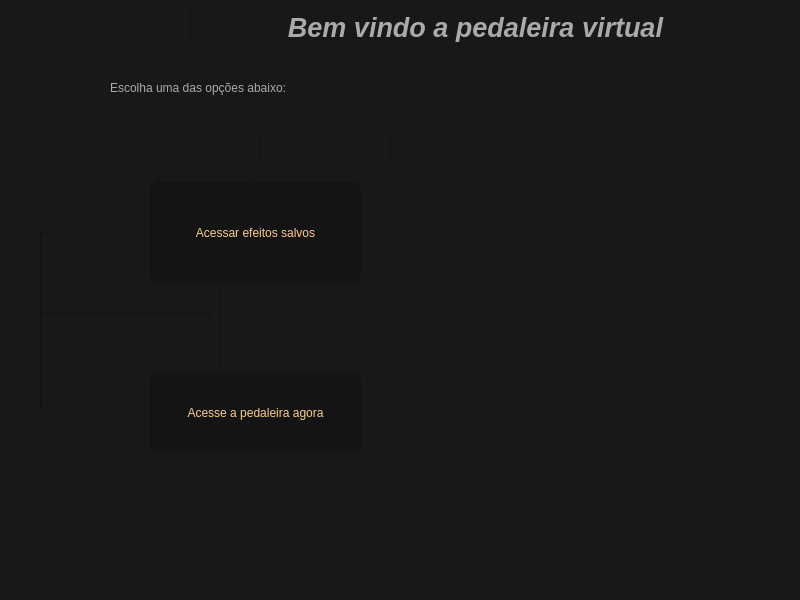
<?xml version="1.0" encoding="UTF-8"?>
<ui version="4.0">
 <class>MainWindow</class>
 <widget class="QMainWindow" name="MainWindow">
  <property name="geometry">
   <rect>
    <x>0</x>
    <y>0</y>
    <width>800</width>
    <height>600</height>
   </rect>
  </property>
  <property name="windowTitle">
   <string>MainWindow</string>
  </property>
  <property name="styleSheet">
   <string notr="true">/* Night Eyes theme v1.2.0 for Mod Organizer 2 by Ciathyza */
/* https://github.com/ciathyza/mo2-themes */

/* Main Window ---------------------------------------------------------------- */

QWidget
{
    background: #181818;
	color: #AAAAAA;
}

QWidget:disabled
{
	background: #181818;
    color: #808080;
}

QMainWindow::separator
{
	border: 0px;
}

QAbstractItemView
{
	background: #141414;
	alternate-background-color: #141414;
	show-decoration-selected: 1;
	selection-background-color: #001133;
	selection-color: #0099EE;
}

QAbstractItemView::item:hover
{
	color: #FFFFFF;
}

QAbstractItemView::item:selected
{
	background: #001133;
	color: #0099EE;
}

QAbstractScrollArea::corner
{
	background: #141414;
	border: 2px solid #181818;
	border-bottom-right-radius: 6px;
	margin: 0px -2px -2px 0px;
}

LinkLabel
{
  qproperty-linkColor: #3399FF;
}


/* Toolbar -------------------------------------------------------------------- */

QToolBar
{
	background: #181818;
	border: 1px solid #181818;
}

QToolBar::separator
{
	background: #181818;
}

QToolButton
{
	padding: 4px 1px;
	border-radius: 2px;
	margin: 4px 1px 0px 1px;
}

QToolButton:hover
{
	background: #282828;
}

QToolButton:pressed
{
	background: #181818;
}

QToolButton::menu-indicator
{
  width: 8px;
}


/* Left Pane &amp; File Trees ----------------------------------------------------- */

QTreeView
{
	border-radius: 6px;
}

QTreeView::branch:hover
{
	background: #181818;
	color: #FFFFFF;
}

QTreeView::branch:selected
{
	background: #001133;
	color: #0099EE;
}

QTreeView::item:selected
{
	background: #001133;
	color: #0099EE;
}

QTreeView::branch:has-children:!has-siblings:closed,
QTreeView::branch:closed:has-children:has-siblings
{
	image: url(:/stylesheet/branch-closed.png);
	border: 0px;
}

QTreeView::branch:open:has-children:!has-siblings,
QTreeView::branch:open:has-children:has-siblings
{
	image: url(:/stylesheet/branch-open.png);
	border: 0px;
}

QListView
{
	border-radius: 6px;
}

QListView::item:hover
{
	background: #242424;
	color: #FFCC88;
}

QListView::item:selected
{
	background: #001133;
	color: #0099EE;
}

QTextEdit
{
	background: #141414;
	border-radius: 6px;
}

QWebView
{
	background: #141414;
	border-radius: 6px;
}


/* Group Boxes ---------------------------------------------------------------- */

QGroupBox
{
	padding: 24px 4px;
	border: 2px solid #141414;
	border-radius: 10px;
}

QGroupBox::title
{
	subcontrol-origin: padding;
	subcontrol-position: top left;
	padding: 8px;
}


/* Search Boxes --------------------------------------------------------------- */

QLineEdit
{
    background: #141414;
	min-height: 14px;
	padding: 2px;
    border: 2px solid #141414;
    border-radius: 6px;
    margin-top: 3px;
}

QLineEdit:hover
{
	border: 2px solid #242424;
}


/* Most Dropdowns ------------------------------------------------------------- */

QComboBox
{
    background: #141414;
    min-height: 20px;
	padding-left: 5px;
    border: 2px solid #141414;
    border-radius: 6px;
    margin: 3px 0px 1px 0px;
}

QComboBox:hover
{
	border: 2px solid #242424;
}

QComboBox:on
{
	background: #181818;
	color: #FFCC88;
	border: 2px solid #181818;
}

QComboBox::drop-down
{
	width: 20px;
	subcontrol-origin: padding;
	subcontrol-position: top right;
	border: none;
}

QComboBox QAbstractItemView
{
	border: 0px;
}

QComboBox::down-arrow
{
	image: url(:/stylesheet/combobox-down.png);
}


/* Most Buttons --------------------------------------------------------------- */

QPushButton
{
    background: #141414;
    color: #FFCC88;
    min-height: 18px;
    padding: 2px 12px;
	border-radius: 6px;
}

QPushButton:hover
{
	background: #242424;
	color: #FFCC88;
}

QPushButton:pressed
{
	background: #181818;
	color: #FFCC88;
}

QPushButton:checked
{
	background: #181818;
	color: #FFCC88;
	margin: 4px;
}


/* Scroll Bars ---------------------------------------------------------------- */

/* Horizontal */

QScrollBar:horizontal
{
    background: #141414;
    height: 16px;
	border: 2px solid #181818;
    margin: 0px 23px -2px 23px;
}

QScrollBar::handle:horizontal
{
    background: #222222;
    min-width: 32px;
    border-radius: 6px;
	margin: 2px;
}

QScrollBar::add-line:horizontal
{
    background: #141414;
    width: 23px;
    subcontrol-position: right;
    subcontrol-origin: margin;
	border: 2px solid #181818;
	margin: 0px -2px -2px 0px;
}

QScrollBar::sub-line:horizontal
{
	background: #141414;
	width: 23px;
	subcontrol-position: left;
	subcontrol-origin: margin;
	border: 2px solid #181818;
	border-bottom-left-radius: 6px;
	margin: 0px 0px -2px -2px;
}

/* Vertical */

QScrollBar:vertical
{
    background: #141414;
    width: 16px;
	border: 2px solid #181818;
    margin: 23px -2px 23px 0px;
}

QScrollBar::handle:vertical
{
    background: #222222;
    min-height: 32px;
    border-radius: 6px;
	margin: 2px;
}

QScrollBar::add-line:vertical
{
    background: #141414;
    height: 23px;
    subcontrol-position: bottom;
    subcontrol-origin: margin;
	border: 2px solid #181818;
	border-bottom-right-radius: 6px;
	margin: 0px -2px -2px 0px;
}

QScrollBar::sub-line:vertical
{
    background: #141414;
    height: 23px;
    subcontrol-position: top;
    subcontrol-origin: margin;
	border: 2px solid #181818;
	border-top-right-radius: 6px;
	margin: -2px -2px 0px 0px;
}

/* Combined */

QScrollBar::handle:horizontal:hover,
QScrollBar::handle:vertical:hover,
QScrollBar::add-line:horizontal:hover,
QScrollBar::sub-line:horizontal:hover,
QScrollBar::add-line:vertical:hover,
QScrollBar::sub-line:vertical:hover
{
	background: #242424;
}

QScrollBar::handle:horizontal:pressed,
QScrollBar::handle:vertical:pressed,
QScrollBar::add-line:horizontal:pressed,
QScrollBar::sub-line:horizontal:pressed,
QScrollBar::add-line:vertical:pressed,
QScrollBar::sub-line:vertical:pressed
{
	background: #181818;
}

QScrollBar::add-page:horizontal,
QScrollBar::sub-page:horizontal,
QScrollBar::add-page:vertical,
QScrollBar::sub-page:vertical
{
    background: transparent;
}

QScrollBar::up-arrow:vertical,
QScrollBar::right-arrow:horizontal,
QScrollBar::down-arrow:vertical,
QScrollBar::left-arrow:horizontal
{
	height: 1px;
    width: 1px;
	border: 1px solid #181818;
}


/* Header Rows ---------------------------------------------------------------- */

QHeaderView
{
	background: #181818;
}

/* Table View Tab Headers */
QHeaderView::section
{
    background: #141414;
    color: #D3D3D3;
    height: 22px;
    padding: 0px 5px;
    border: 0px;
	border-bottom: 2px solid #181818;
	border-right: 2px solid #181818;
}

QHeaderView::section:first
{
	border-top-left-radius: 6px;
}

QHeaderView::section:last
{
	border-right: 0px;
	border-top-right-radius: 6px;
}

QHeaderView::section:hover
{
	background: #242424;
	color: #FFCC88;
}

QHeaderView::down-arrow
{
	padding-right: 4px;
	height: 10px;
	width: 10px;
}


/* Context Menus, Toolbar Dropdowns, &amp; Tooltips ------------------------------- */

QMenuBar
{
	background: #181818;
	border: 1px solid #181818;
}

QMenuBar::item:selected
{
	background: #242424;
	color: #FFCC88;
}

QMenu
{
	background: #141414;
	selection-color: #FFCC88;
	border: 0px;
}

QMenu::item
{
	background: #141414;
	selection-background-color: #242424;
	padding: 4px 20px;
}

QMenu::item:selected
{
	background: #242424;
	color: #FFCC88;
}

QMenu::item:disabled
{
    background: #242424;
    color: #808080;
}

QMenu::separator
{
    background: #181818;
	height: 2px;
}

QMenu::icon
{
	margin: 1px;
}

QToolTip
{
	background: #181818;
	color: #FFCC88;
	padding: 1px;
	border: 0px;
}

QStatusBar::item {border: None;}


/* Progress Bars (Downloads) -------------------------------------------------- */

QProgressBar
{
	background: #141414;
    text-align: center;
    border: 0px;
    border-radius: 6px;
	margin: 0px 10px;
}

QProgressBar::chunk
{
    background: #242424;
    border-top-left-radius: 6px;
    border-bottom-left-radius: 6px;
}


/* Right Pane and Tab Bars ---------------------------------------------------- */

QTabWidget::pane
{
	top: 1px;
	padding: 2px 2px 10px 2px;
	border: 2px solid #141414;
	border-radius: 10px;
}

QTabWidget::tab-bar
{
	alignment: center;
}

QTabBar::tab
{
	background: #141414;
    color: #141414;
    padding: 4px 1em;
    border: 1px solid #181818;
    border-top: 0px;
    border-bottom: 0px;
}

QTabBar::tab:!selected
{
	background: #141414;
    color: #D3D3D3;
}

QTabBar::tab:disabled
{
	background: #181818;
	color: #808080;
}

QTabBar::tab:selected
{
	background: #181818;
	color: #FFCC88;

}

QTabBar::tab:!selected:hover
{
	background: #242424;
	color: #FFCC88;
}

QTabBar::tab:first
{
	border-top-left-radius: 10px;
	border-bottom-left-radius: 10px;
}

QTabBar::tab:last
{
	border-top-right-radius: 10px;
	border-bottom-right-radius: 10px;
}

QTabBar QToolButton
{
	background: #242424;
	padding: 1px;
	border-radius: 6px;
	margin: 1px;
}

QTabBar QToolButton:disabled
{
	background: transparent;
}


/* Sliders (Configurator) ----------------------------------------------------- */

/* QSlider::groove:horizontal
{
	background: #FFCC88;
	height: 1px;
	border: 1px solid #FFCC88;
}

QSlider::handle:horizontal
{
	background: #242424;
	width: 10px;
	border: 2px solid #242424;
	border-radius: 6px;
	margin: -10px 0px;
}

QSlider::handle:horizontal:hover
{
	background: #181818;
	border: 2px solid #181818;
} */


/* Tables (Configure Mod Categories) ------------------------------------------ */

QTableView
{
	gridline-color: #181818;
	border: 0px;
}

QListWidget::item#executablesListBox
{
	/* fixes the black text problem on the Modify Executables window */
	color: #D3D3D3;
}


/* Downloads tab -------------------------------------------------------------- */

QWidget#downloadTab QAbstractScrollArea
{
	/* background of the entire downloads tab */
	background: #141414;
}

DownloadListView QFrame
{
	/* an entry on the Downloads tab */
	background: #181818;
}

DownloadListView QFrame#frame
{
	/* outer box of an entry on the Downloads tab */
	border: 2px solid #141414;
}

DownloadListView QLabel#installLabel
{
	color: none;
}

DownloadListView QFrame:clicked
{
	background: #242424;
}

/* compact downloads view */

DownloadListView[downloadView=standard]::item
{
	padding: 16px;
}

DownloadListView[downloadView=compact]::item
{
	padding: 4px;
}

DownloadListView::item:hover
{
    padding: 0px;
}

DownloadListView::item:selected
{
    padding: 0px;
}

QProgressBar
{
	border: 2px solid grey;
	border-radius: 5px;
	text-align: center;
	margin: 0px;
}

QAbstractItemView[filtered=true]
{
	border: 2px solid #f00 !important;
}

QLineEdit[valid-filter=false]
{
	background-color: #661111 !important;
}
</string>
  </property>
  <widget class="QWidget" name="centralwidget">
   <widget class="QFrame" name="frame">
    <property name="geometry">
     <rect>
      <x>10</x>
      <y>-20</y>
      <width>841</width>
      <height>581</height>
     </rect>
    </property>
    <property name="frameShape">
     <enum>QFrame::StyledPanel</enum>
    </property>
    <property name="frameShadow">
     <enum>QFrame::Raised</enum>
    </property>
    <widget class="QLabel" name="label">
     <property name="geometry">
      <rect>
       <x>170</x>
       <y>90</y>
       <width>201</width>
       <height>31</height>
      </rect>
     </property>
     <property name="text">
      <string/>
     </property>
    </widget>
    <widget class="QFrame" name="frame_2">
     <property name="geometry">
      <rect>
       <x>180</x>
       <y>10</y>
       <width>421</width>
       <height>171</height>
      </rect>
     </property>
     <property name="frameShape">
      <enum>QFrame::StyledPanel</enum>
     </property>
     <property name="frameShadow">
      <enum>QFrame::Raised</enum>
     </property>
     <widget class="QFrame" name="frame_8">
      <property name="geometry">
       <rect>
        <x>-100</x>
        <y>120</y>
        <width>611</width>
        <height>21</height>
       </rect>
      </property>
      <property name="frameShape">
       <enum>QFrame::StyledPanel</enum>
      </property>
      <property name="frameShadow">
       <enum>QFrame::Raised</enum>
      </property>
      <widget class="QFrame" name="frame_11">
       <property name="geometry">
        <rect>
         <x>370</x>
         <y>0</y>
         <width>120</width>
         <height>80</height>
        </rect>
       </property>
       <property name="frameShape">
        <enum>QFrame::StyledPanel</enum>
       </property>
       <property name="frameShadow">
        <enum>QFrame::Raised</enum>
       </property>
      </widget>
     </widget>
     <widget class="QFrame" name="frame_6">
      <property name="geometry">
       <rect>
        <x>-150</x>
        <y>50</y>
        <width>221</width>
        <height>291</height>
       </rect>
      </property>
      <property name="frameShape">
       <enum>QFrame::StyledPanel</enum>
      </property>
      <property name="frameShadow">
       <enum>QFrame::Raised</enum>
      </property>
      <widget class="QFrame" name="frame_9">
       <property name="geometry">
        <rect>
         <x>10</x>
         <y>10</y>
         <width>151</width>
         <height>161</height>
        </rect>
       </property>
       <property name="frameShape">
        <enum>QFrame::StyledPanel</enum>
       </property>
       <property name="frameShadow">
        <enum>QFrame::Raised</enum>
       </property>
      </widget>
     </widget>
     <widget class="QFrame" name="frame_7">
      <property name="geometry">
       <rect>
        <x>200</x>
        <y>110</y>
        <width>391</width>
        <height>431</height>
       </rect>
      </property>
      <property name="frameShape">
       <enum>QFrame::StyledPanel</enum>
      </property>
      <property name="frameShadow">
       <enum>QFrame::Raised</enum>
      </property>
     </widget>
    </widget>
    <widget class="QFrame" name="frame_5">
     <property name="geometry">
      <rect>
       <x>30</x>
       <y>250</y>
       <width>181</width>
       <height>181</height>
      </rect>
     </property>
     <property name="frameShape">
      <enum>QFrame::StyledPanel</enum>
     </property>
     <property name="frameShadow">
      <enum>QFrame::Raised</enum>
     </property>
     <widget class="QFrame" name="frame_4">
      <property name="geometry">
       <rect>
        <x>0</x>
        <y>80</y>
        <width>171</width>
        <height>91</height>
       </rect>
      </property>
      <property name="frameShape">
       <enum>QFrame::StyledPanel</enum>
      </property>
      <property name="frameShadow">
       <enum>QFrame::Raised</enum>
      </property>
     </widget>
    </widget>
    <widget class="QFrame" name="frame_3">
     <property name="geometry">
      <rect>
       <x>40</x>
       <y>140</y>
       <width>201</width>
       <height>111</height>
      </rect>
     </property>
     <property name="frameShape">
      <enum>QFrame::StyledPanel</enum>
     </property>
     <property name="frameShadow">
      <enum>QFrame::Raised</enum>
     </property>
     <widget class="QFrame" name="frame_12">
      <property name="geometry">
       <rect>
        <x>-10</x>
        <y>50</y>
        <width>120</width>
        <height>80</height>
       </rect>
      </property>
      <property name="frameShape">
       <enum>QFrame::StyledPanel</enum>
      </property>
      <property name="frameShadow">
       <enum>QFrame::Raised</enum>
      </property>
     </widget>
    </widget>
    <widget class="QLabel" name="label_3">
     <property name="geometry">
      <rect>
       <x>430</x>
       <y>-20</y>
       <width>591</width>
       <height>621</height>
      </rect>
     </property>
     <property name="text">
      <string/>
     </property>
     <property name="pixmap">
      <pixmap>foto_caveira.png</pixmap>
     </property>
    </widget>
    <widget class="QLabel" name="label_2">
     <property name="geometry">
      <rect>
       <x>260</x>
       <y>20</y>
       <width>411</width>
       <height>51</height>
      </rect>
     </property>
     <property name="text">
      <string>&lt;html&gt;&lt;head/&gt;&lt;body&gt;&lt;p align=&quot;center&quot;&gt;&lt;span style=&quot; font-size:20pt; font-weight:600; font-style:italic;&quot;&gt;Bem vindo a pedaleira virtual&lt;/span&gt;&lt;/p&gt;&lt;/body&gt;&lt;/html&gt;</string>
     </property>
    </widget>
    <widget class="QPushButton" name="pushButton_2">
     <property name="geometry">
      <rect>
       <x>140</x>
       <y>200</y>
       <width>211</width>
       <height>101</height>
      </rect>
     </property>
     <property name="text">
      <string>Acessar efeitos salvos</string>
     </property>
    </widget>
    <widget class="QPushButton" name="pushButton">
     <property name="geometry">
      <rect>
       <x>140</x>
       <y>390</y>
       <width>211</width>
       <height>81</height>
      </rect>
     </property>
     <property name="text">
      <string>Acesse a pedaleira agora</string>
     </property>
    </widget>
    <widget class="QLabel" name="label_4">
     <property name="geometry">
      <rect>
       <x>100</x>
       <y>60</y>
       <width>381</width>
       <height>91</height>
      </rect>
     </property>
     <property name="text">
      <string>Escolha uma das opções abaixo:</string>
     </property>
    </widget>
   </widget>
  </widget>
  <widget class="QMenuBar" name="menubar">
   <property name="geometry">
    <rect>
     <x>0</x>
     <y>0</y>
     <width>800</width>
     <height>23</height>
    </rect>
   </property>
  </widget>
  <widget class="QStatusBar" name="statusbar"/>
 </widget>
 <resources/>
 <connections/>
</ui>
